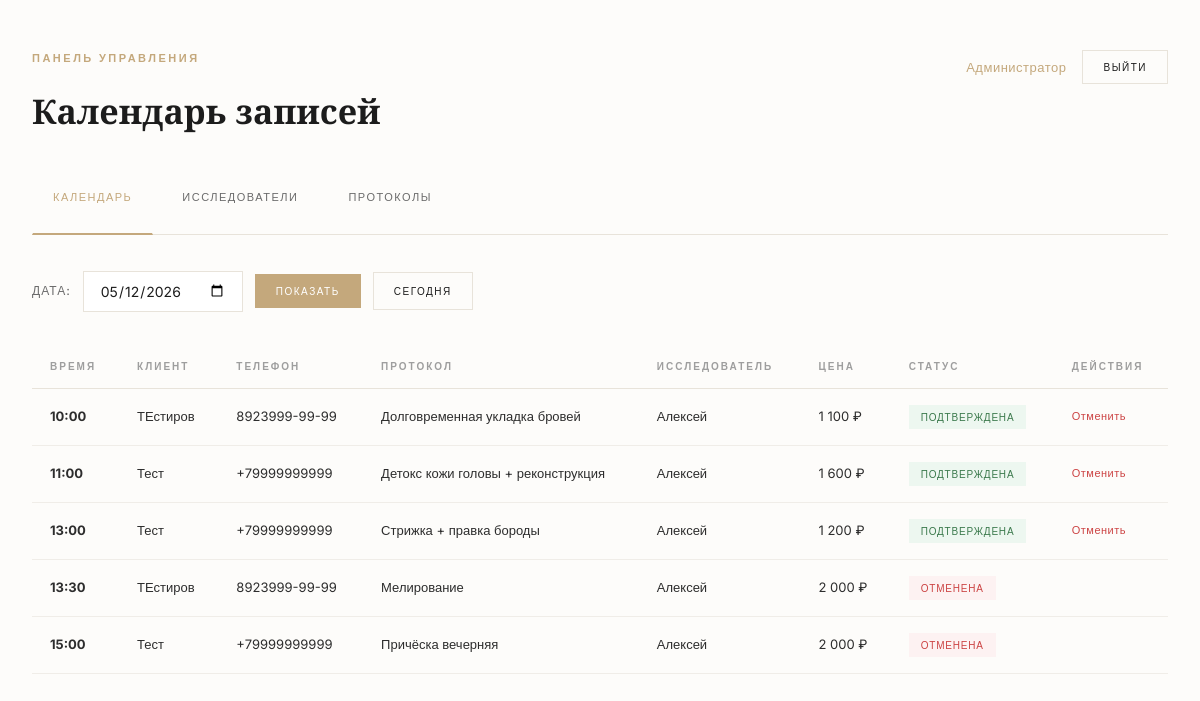
The page /pages/admin/index.php?date=2026-05-12 (signed in) on the database its author committed.
### tables this page shows
CREATE TABLE `bookings` (
  `id` int(11) NOT NULL,
  `client_id` int(11) NOT NULL,
  `master_id` int(11) DEFAULT NULL,
  `service_id` int(11) NOT NULL,
  `booking_date` date NOT NULL,
  `booking_time` time NOT NULL,
  `comment` text DEFAULT NULL,
  `status` enum('new','confirmed','cancelled','completed') DEFAULT 'new',
  `created_at` timestamp NOT NULL DEFAULT current_timestamp(),
  `updated_at` timestamp NOT NULL DEFAULT current_timestamp() ON UPDATE current_timestamp()
);

CREATE TABLE `clients` (
  `id` int(11) NOT NULL,
  `name` varchar(100) NOT NULL,
  `phone` varchar(20) NOT NULL,
  `email` varchar(100) NOT NULL,
  `password_hash` varchar(255) NOT NULL,
  `created_at` timestamp NOT NULL DEFAULT current_timestamp(),
  `updated_at` timestamp NOT NULL DEFAULT current_timestamp() ON UPDATE current_timestamp()
);

CREATE TABLE `services` (
  `id` int(11) NOT NULL,
  `name` varchar(200) NOT NULL,
  `description` text DEFAULT NULL,
  `category` varchar(100) NOT NULL,
  `duration_min` int(11) NOT NULL,
  `price` decimal(10,2) NOT NULL,
  `is_active` tinyint(1) DEFAULT 1,
  `created_at` timestamp NOT NULL DEFAULT current_timestamp(),
  `updated_at` timestamp NOT NULL DEFAULT current_timestamp() ON UPDATE current_timestamp()
);

CREATE TABLE `masters` (
  `id` int(11) NOT NULL,
  `name` varchar(100) NOT NULL,
  `specialization` varchar(200) NOT NULL,
  `description` text DEFAULT NULL,
  `photo` varchar(255) DEFAULT NULL,
  `rating` decimal(3,2) DEFAULT 0.00,
  `reviews_count` int(11) DEFAULT 0,
  `is_active` tinyint(1) DEFAULT 1,
  `created_at` timestamp NOT NULL DEFAULT current_timestamp(),
  `updated_at` timestamp NOT NULL DEFAULT current_timestamp() ON UPDATE current_timestamp()
);

### pages/admin/index.php (the view, shortened to what this page needs)
<?php
    if (!isset($basePath)) {
        $basePath = '/beauty-salon';
    }
    require_once __DIR__ . '/../../config/db.php';
    $date = $_GET['date'] ?? date('Y-m-d');
    $stmt = $pdo->prepare("
        SELECT b.*, s.name AS service_name, s.price,
               m.name AS master_name,
               c.name AS client_name, c.phone AS client_phone
        FROM bookings b
        JOIN services s ON b.service_id = s.id
        LEFT JOIN masters m ON b.master_id = m.id
        JOIN clients c ON b.client_id = c.id
        WHERE b.booking_date = ?
        ORDER BY b.booking_time ASC
    ");
    $stmt->execute([$date]);
    $bookings = $stmt->fetchAll();
    include 'admin-header.php';
?>
<section class="admin-section">
    <div class="container">
        <div class="admin-header">
            <div>
                <span class="section-eyebrow">Панель управления</span>
                <h1>Календарь записей</h1>
            </div>
            <div class="admin-user-row">
                <span class="admin-role"><?php echo $_SESSION['admin_role'] === 'director' ? 'Директор' : 'Администратор'; ?></span>
                <a href="<?php echo $basePath; ?>/pages/admin/logout.php" class="btn btn-ghost btn-sm">Выйти</a>
            </div>
        </div>
                <nav class="admin-nav">
            <a href="<?php echo $basePath; ?>/pages/admin/index.php" class="active">Календарь</a>
            <a href="<?php echo $basePath; ?>/pages/admin/manage-masters.php">Исследователи</a>
            <a href="<?php echo $basePath; ?>/pages/admin/manage-services.php">Протоколы</a>
        </nav>
        <form method="GET" class="admin-date-picker">
            <label for="date">Дата:</label>
            <input type="date" id="date" name="date" value="<?php echo $date; ?>">
            <button type="submit" class="btn btn-gold btn-sm">Показать</button>
            <a href="<?php echo $basePath; ?>/pages/admin/index.php" class="btn btn-ghost btn-sm">Сегодня</a>
        </form>
        <?php if (empty($bookings)): ?>
            <div class="admin-empty">
                <div class="admin-empty-icon">📋</div>
                <p>На <?php echo date('d.m.Y', strtotime($date)); ?> записей пока нет.</p>
            </div>
        <?php else: ?>
            <div class="admin-table-wrap">
                <table class="admin-table">
                    <thead>
                        <tr>
                            <th>Время</th>
                            <th>Клиент</th>
                            <th>Телефон</th>
                            <th>Протокол</th>
                            <th>Исследователь</th>
                            <th>Цена</th>
                            <th>Статус</th>
                            <th>Действия</th>
                        </tr>
                    </thead>
                    <tbody>
                        <?php foreach ($bookings as $b): ?>
                            <tr>
                                <td><strong><?php echo date('H:i', strtotime($b['booking_time'])); ?></strong></td>
                                <td><?php echo htmlspecialchars($b['client_name']); ?></td>
                                <td><?php echo htmlspecialchars($b['client_phone']); ?></td>
                                <td><?php echo htmlspecialchars($b['service_name']); ?></td>
                                <td><?php echo $b['master_name'] ? htmlspecialchars($b['master_name']) : '<span style="color: var(--text-light);">Не назначен</span>'; ?></td>
                                <td><?php echo number_format($b['price'], 0, '', ' '); ?> ₽</td>
                                <td>
                                    <span class="admin-badge admin-badge-<?php echo $b['status']; ?>">
                                        <?php
                                            $statuses = [
                                                'new' => 'Новая',
                                                'confirmed' => 'Подтверждена',
                                                'cancelled' => 'Отменена',
                                                'completed' => 'Выполнена'
                                            ];
                                            echo $statuses[$b['status']] ?? $b['status'];
                                        ?>
                                    </span>
                                </td>
                                <td>
                                    <div class="admin-actions">
                                        <?php if ($b['status'] === 'new'): ?>
                                            <a href="<?php echo $basePath; ?>/scripts/admin/update-booking.php?id=<?php echo $b['id']; ?>&action=confirm&date=<?php echo $date; ?>" class="admin-action-link admin-action-confirm">Подтвердить</a>
                                            <a href="<?php echo $basePath; ?>/scripts/admin/update-booking.php?id=<?php echo $b['id']; ?>&action=cancel&date=<?php echo $date; ?>" class="admin-action-link admin-action-cancel" onclick="return confirm('Отменить запись?')">Отменить</a>
                                        <?php elseif ($b['status'] === 'confirmed'): ?>
                                            <a href="<?php echo $basePath; ?>/scripts/admin/update-booking.php?id=<?php echo $b['id']; ?>&action=cancel&date=<?php echo $date; ?>" class="admin-action-link admin-action-cancel" onclick="return confirm('Отменить запись?')">Отменить</a>
                                        <?php endif; ?>
                                    </div>
                                </td>
                            </tr>
                        <?php endforeach; ?>
                    </tbody>
                </table>
            </div>
        <?php endif; ?>
<?php include 'admin-footer.php'; ?>

### assets/css/style.css (style rules this page uses)
:root { --gold: #C4A87C; --gold-hover: #B89365; --gold-light: rgba(196, 168, 124, 0.15); --gold-pale: #F8F4ED; --dark: #1C1C1C; --text: #2D2D2D; --text-muted: #6B6B6B; --text-light: #9E9E9E; --bg: #FDFCFA; --bg-warm: #F8F5F0; --white: #FFFFFF; --border: #E8E3DA; --border-light: #F0EDE8; --font-main: 'Inter', sans-serif; --font-accent: 'Cormorant Garamond', serif; --transition: 0.35s cubic-bezier(0.25, 0.1, 0.25, 1); --ease-out-expo: cubic-bezier(0.19, 1, 0.22, 1); }
*, *::before, *::after { margin: 0; padding: 0; box-sizing: border-box; }
html { scroll-behavior: smooth; }
body { font-family: var(--font-main); font-size: 15px; line-height: 1.6; color: var(--text); background: var(--bg); min-height: 100vh; display: flex; flex-direction: column; -webkit-font-smoothing: antialiased; -moz-osx-font-smoothing: grayscale; }
a { text-decoration: none; color: inherit; transition: color var(--transition); }
.container { max-width: 1200px; margin: 0 auto; padding: 0 32px; }
.btn { display: inline-flex; align-items: center; justify-content: center; gap: 8px; padding: 13px 28px; font-family: var(--font-main); font-weight: 500; font-size: 12px; letter-spacing: 1.5px; text-transform: uppercase; cursor: pointer; transition: all 0.3s ease; border: 1px solid transparent; white-space: nowrap; position: relative; }
.btn-gold { background: var(--gold); color: var(--white); border-color: var(--gold); }
.btn-ghost { background: transparent; color: var(--dark); border-color: var(--border); }
.section-eyebrow { display: block; font-size: 11px; font-weight: 600; letter-spacing: 2.5px; text-transform: uppercase; color: var(--gold); margin-bottom: 16px; }
.btn-sm { padding: 8px 20px; font-size: 10px; letter-spacing: 1.5px; }

### pages/admin/index.php (style rules this page uses)
.admin-section { padding: 50px 0 80px; min-height: calc(100vh - 200px); background: var(--bg); }
.admin-header { display: flex; justify-content: space-between; align-items: flex-start; margin-bottom: 40px; flex-wrap: wrap; gap: 20px; }
.admin-header h1 { font-family: var(--font-accent); font-size: 34px; color: var(--dark); margin-top: 6px; }
.admin-user-row { display: flex; align-items: center; gap: 16px; }
.admin-role { font-size: 13px; color: var(--gold); font-weight: 500; letter-spacing: 0.5px; }
.admin-nav { display: flex; gap: 8px; flex-wrap: wrap; margin-bottom: 36px; border-bottom: 1px solid var(--border); padding-bottom: 16px; }
.admin-nav a { padding: 10px 20px; font-size: 11px; letter-spacing: 1.5px; text-transform: uppercase; border: 1px solid transparent; color: var(--text-muted); transition: all var(--transition); font-weight: 500; }
.admin-nav a.active { color: var(--gold); border-bottom: 2px solid var(--gold); margin-bottom: -17px; }
.admin-date-picker { display: flex; align-items: center; gap: 12px; margin-bottom: 32px; flex-wrap: wrap; }
.admin-date-picker label { font-size: 12px; letter-spacing: 1px; text-transform: uppercase; color: var(--text-muted); font-weight: 500; }
.admin-date-picker input { padding: 10px 16px; border: 1px solid var(--border); font-family: var(--font-main); font-size: 14px; color: var(--dark); background: var(--white); outline: none; }
.admin-date-picker .btn { padding: 10px 20px; }
.admin-table-wrap { overflow-x: auto; }
.admin-table { width: 100%; border-collapse: collapse; font-size: 13px; min-width: 800px; }
.admin-table th { text-align: left; padding: 14px 18px; font-size: 10px; text-transform: uppercase; letter-spacing: 2px; color: var(--text-light); border-bottom: 1px solid var(--border); font-weight: 600; }
.admin-table td { padding: 16px 18px; border-bottom: 1px solid var(--border-light); color: var(--text); vertical-align: middle; }
.admin-badge { display: inline-block; padding: 4px 12px; font-size: 10px; font-weight: 500; letter-spacing: 0.8px; text-transform: uppercase; }
.admin-badge-confirmed { background: #EDF7F0; color: #3C7A4D; }
.admin-badge-cancelled { background: #FDF2F2; color: #C44; }
.admin-actions { display: flex; gap: 10px; }
.admin-action-link { font-size: 11px; font-weight: 500; letter-spacing: 0.5px; transition: color var(--transition); }
.admin-action-cancel { color: #C44; }

### rows shown on the page
bookings: booking_time "10:00", client.name "ТЕстиров", client.phone "8923999-99-99", service.name "Долговременная укладка бровей", master.name "Алексей", service.price "1 100", status "ПОДТВЕРЖДЕНА"
bookings: booking_time "11:00", client.name "Тест", client.phone "+79999999999", service.name "Детокс кожи головы + реконструкция", master.name "Алексей", service.price "1 600", status "ПОДТВЕРЖДЕНА"
bookings: booking_time "13:00", client.name "Тест", client.phone "+79999999999", service.name "Стрижка + правка бороды", master.name "Алексей", service.price "1 200", status "ПОДТВЕРЖДЕНА"
bookings: booking_time "13:30", client.name "ТЕстиров", client.phone "8923999-99-99", service.name "Мелирование", master.name "Алексей", service.price "2 000", status "ОТМЕНЕНА"
bookings: booking_time "15:00", client.name "Тест", client.phone "+79999999999", service.name "Причёска вечерняя", master.name "Алексей", service.price "2 000", status "ОТМЕНЕНА"
